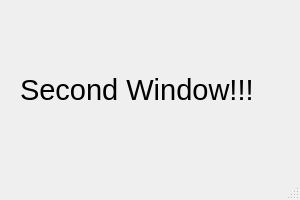
<?xml version="1.0" encoding="UTF-8"?>
<ui version="4.0">
 <class>MainWindow_2</class>
 <widget class="QMainWindow" name="MainWindow_2">
  <property name="geometry">
   <rect>
    <x>0</x>
    <y>0</y>
    <width>300</width>
    <height>200</height>
   </rect>
  </property>
  <property name="font">
   <font>
    <pointsize>9</pointsize>
   </font>
  </property>
  <property name="windowTitle">
   <string>MainWindow</string>
  </property>
  <widget class="QWidget" name="centralwidget">
   <widget class="QLabel" name="label">
    <property name="geometry">
     <rect>
      <x>20</x>
      <y>20</y>
      <width>260</width>
      <height>140</height>
     </rect>
    </property>
    <property name="font">
     <font>
      <pointsize>22</pointsize>
     </font>
    </property>
    <property name="text">
     <string>Second Window!!!</string>
    </property>
   </widget>
  </widget>
  <widget class="QMenuBar" name="menubar">
   <property name="geometry">
    <rect>
     <x>0</x>
     <y>0</y>
     <width>300</width>
     <height>22</height>
    </rect>
   </property>
  </widget>
  <widget class="QStatusBar" name="statusbar"/>
 </widget>
 <resources/>
 <connections/>
</ui>
